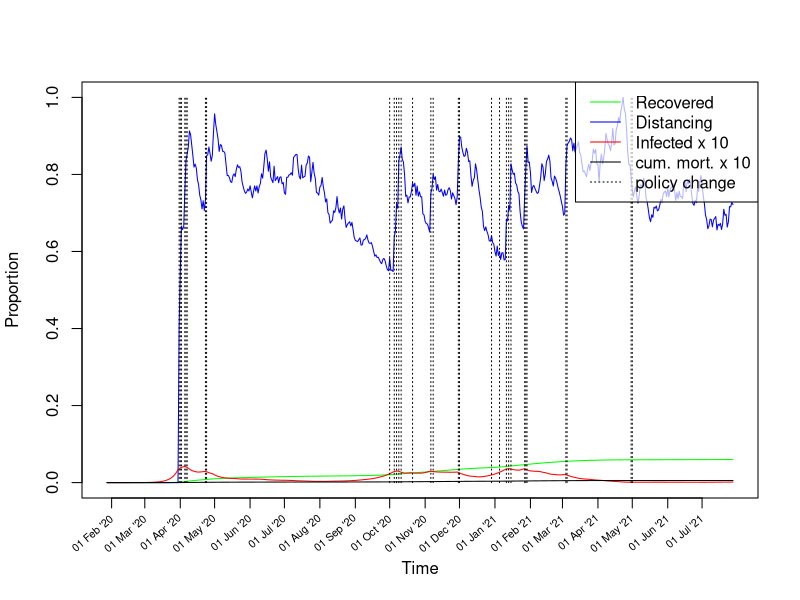

Generate this figure with R:
#### Simulation of management of Covid-19 outbreak in the UK. ####
library(nleqslv) # for nonlinear solver 'nleqslv'
set.seed(9) #  3
# Parameters (unit: days) ------------------------------------------------------

## Parameters controlling disease dynamics:
incubation_time <- 5.1 # Period from infection to symptoms from Ferguson et al. 
start_trans_symp <- incubation_time - 0.5 # Period from infection to the start of infectiousness for symptomatic cases Ferguson et al. 
start_trans_asymp <- start_trans_symp # Period from infection to the start of infectiousness for asymptomatic casesFerguson et al. 
prop_symptoms <- 0.2 # Proportion of infected people developing symptoms https://www.thelancet.com/journals/lancet/article/PIIS0140-6736(20)30567-5/fulltext
#prop_symptoms <- 1/3 # Ferguson et al. 
prop_critical <- 0.06 # Proportion of cases becoming critical # https://www.thelancet.com/journals/lancet/article/PIIS0140-6736(20)30567-5/fulltext
mean_generation_time <- 6.5 # Ferguson et al. 
#generation_time_alpha <- 3 # shape parameter of an assumed gamma distribution, https://academic.oup.com/biostatistics/article/12/2/303/280518
generation_time_alpha <- 2 # shape parameter of an assumed gamma distribution, fudge to reproduce r
R0 <- 2.4 # Basic reproductive number for the infection, Ferguson et al. 
inf_symp_asymp_ratio <- 2  # ratio infection rates by symptomatic to asymptomatic, Ferguson et al.  
UK_population_size <- 66e6
pop_size <- UK_population_size

## Parameters controlling mortality:
# We assume that case fataliy is much higher for cases beyond hospital capacity:
case_fatality_rate_1 <- 0.009 # case fatality rate when hospitals below capacity https://www.cebm.net/covid-19/global-covid-19-case-fatality-rates/ (as of 27 Mar 2020)
case_fatality_rate_2 <- 0.09 # case fatality rate when hospitals over capacity  https://www.cebm.net/covid-19/global-covid-19-case-fatality-rates/ (as of 27 Mar 2020)
hospitalization_rate <- 0.044 # proportion of "cases" needing hospitalisation Ferguson et al. 
critical_care_rate <- hospitalization_rate * 0.3 # proprtion of "cases" needing critical care Ferguson et al. 
critical_care_hospital_time <- 10 # Ferguson et al. 
# number of critical care cases over number of "cases" at any moment:
hospital_load_factor <- 
  critical_care_rate # Amount of load on the hospital system
critical_care_beds <- 8175 # uk number of respirators available
## Threshold for proportion of "cases" p.p.:
critical_care_beds / (hospital_load_factor * pop_size) 

## Initial linear growth rate of epidemy:
# Formula assuming gamma distribution for generation time
r0 <- (R0^(1/generation_time_alpha)-1) * generation_time_alpha/mean_generation_time;
r0
# doubling time
#exp(r*T_double)==2 -> T_double == log(2)/r
T_double <- log(2)/r0; T_double # consistency check

## Policy and behaviour parameters:
policy_intervention_rate <- 1/3# 
policy_intervention_threshold <- 20*10/1e6 # case p.p. above/below which policy acts
policy_relaxation_growth_rate_threshold <- -0.05 # don't relax if growth is larger

compliance_sd <- 1/30 # Day to day standard deviation of compliance.
compliance_decline <- 1/(6*30) # Day to day decline of compliance.

## For plotting results:
date_matching_cumulative_fatality <- 55
date_matching_cumulative_date <- as.Date("2020-03-16")

# Stages: set up population categories for the different classes of infected and uninfected people 
stages <- c(
  "S", # susceptible
  "Is1", # symptomatic infected no transmission
  "Is2", # symptomatic infected transmission
  "Ia1", # symptomatic asymptomatic no transmission
  "Ia2", # symptomatic asymptomatic transmission
  "R", # recovered or deceased
  c() )
n_stages <- length(stages)

# Infected stages
IStages <- c("Is1", "Is2", "Ia1", "Ia2")

# Infectious (test postive) stages
PStages <- c("Is2", "Ia2")


# Linear dynamics -------------------------------------------------------------

# Later we still need to adjust two parameters, which will be left open for now: 
# Is2_inf: infectiousness of the Is2 stage (which then scales other stages)
# rec_rate: recovery rate of transmitting individuals
# This adjustment is done using the full linear model such as to fit given values for R0 and mean_generation_time.

# Generate the "survival" part of the population projection matrix

SS_calc <- function(Is2_inf,rec_rate){
  SS <- matrix(0,nrow = n_stages,ncol= n_stages,
               dimnames = list(Next=stages,Current=stages) )
  SS["S","S"] <- 1
  SS["Is2","Is1"] <- 1/start_trans_symp
  SS["Is1","Is1"] <- 1-1/start_trans_symp
  SS["Ia2","Ia1"] <- 1/start_trans_asymp
  SS["Ia1","Ia1"] <- 1-1/start_trans_asymp
  SS["R","Ia2"] <- rec_rate
  SS["Ia2","Ia2"] <- 1-rec_rate
  SS["R","Is2"] <- rec_rate
  SS["Is2","Is2"] <- 1-rec_rate
  SS["R","R"] <- 1
  return(SS)
}

# Density independent factor of the "fertility" (= transmission) matrix
FF0_calc <- function(Is2_inf,rec_rate){
  FF0 <- matrix(0,nrow = n_stages,ncol= n_stages,
                dimnames = list(Next=stages,Current=stages) )
  FF0["Is1","Is2"] <- Is2_inf * prop_symptoms 
  FF0["Ia1","Is2"] <- Is2_inf * (1-prop_symptoms)
  FF0["S"  ,"Is2"] <- -Is2_inf
  FF0["Is1","Ia2"] <- Is2_inf * prop_symptoms  / inf_symp_asymp_ratio
  FF0["Ia1","Ia2"] <- Is2_inf * (1-prop_symptoms)  / inf_symp_asymp_ratio
  FF0["S"  ,"Ia2"] <- -Is2_inf / inf_symp_asymp_ratio
  return(FF0)
}

# The "fertility" (= transmission) part of the population projection matrix
FF_calc <- function(Is2_inf,rec_rate){
  FF0 <- FF0_calc(Is2_inf,rec_rate)
  return(FF0 * pop_size)
}

## Decide which is the index of the eigenvalue determining linear growth rate:
eigenvalue_index <- function(eig_values){ # input is a list of eigenvalues
  w <- which(abs(eig_values)==eig_values & eig_values != 1)
  return(w[which.max(eig_values[w])])
}

get_mean_generation_time <- function(SS,FF){
  # See page 842 of Bienvenu, F.; Legendre, S. (2015). "A New Approach to the Generation Time in Matrix Population Models" (PDF). The American Naturalist. 185 (6): 834–843. doi:10.1086/681104. PMID 25996867.
  L <- SS+FF
  eig <- eigen(L)
  i <- eigenvalue_index(eig$values)
  w <- eig$vectors[,i]
  t_eig <- eigen(t(L))
  j <- min(which(abs(t_eig$values - eig$values[i])<1e-10))
  v <- t_eig$vectors[,j]
  if(abs(t(v) %*% w)<1e-10) {
    print(c(i,j))
    print(eig$values)
    print(t_eig$values)
    print(w)
    print(v)
    stop("Potential eigenvector index mixup")
  }
  T_gen <- 1 + (t(v) %*% SS %*% w) / (t(v) %*% FF %*% w) 
  return(T_gen)
}

## Calculates both R0 and mean generation time for given SS and FF:
R0_and_Tgen <- function(SS,FF){
  L <- SS + FF
  Tgen <- get_mean_generation_time(SS,FF)
  eig <- eigen(L[IStages,IStages])
  i <- eigenvalue_index(eig$values)
  r <- log(eig$values[i])
  # https://beast.community/estimating_R0
  # https://www.sciencedirect.com/science/article/pii/S1755436518300847
  generation_time_beta <- generation_time_alpha / Tgen
  R0 <- (1+r/generation_time_beta)^generation_time_alpha
  return(c(R0,Tgen))
}

# Calculate the difference between observed values for R0 and values calculated from the survival and transmission matrices
R0_and_Tgen_diff <- function(x){
  as.numeric(
    with(as.list(x),
         R0_and_Tgen(SS_calc(Is2_inf,rec_rate),FF_calc(Is2_inf,rec_rate)) - 
           c(R0,mean_generation_time) ))
}

# Initial values for Is2_inf and rec_rate
initialGuess <- c(Is2_inf=0.1/pop_size,rec_rate=0.01 )
# #Tests
# with(as.list(initialGuess),
#      SS_calc(Is2_inf,rec_rate)+FF_calc(Is2_inf,rec_rate))
# with(as.list(initialGuess),
#      get_mean_generation_time(SS_calc(Is2_inf,rec_rate),FF_calc(Is2_inf,rec_rate)))
# with(as.list(initialGuess),
#      R0_and_Tgen(SS_calc(Is2_inf,rec_rate),FF_calc(Is2_inf,rec_rate)))

# Differences between observed R0 and generation time calculated using the "initial guess" values and the observed values
R0_and_Tgen_diff(initialGuess)

## Generate values of Is2_inf and rec_rate which fit R0 and generation time
fit <- nleqslv(initialGuess,R0_and_Tgen_diff);
fit$message  # should be "Function criterion near zero" or "x-values within tolerance 'xtol'"
fit$x
## double check
with(as.list(fit$x),
     R0_and_Tgen(SS_calc(Is2_inf,rec_rate),FF_calc(Is2_inf,rec_rate)))
with(as.list(fit$x),
     R0_and_Tgen(SS_calc(Is2_inf,rec_rate)[IStages,IStages],FF_calc(Is2_inf,rec_rate)[IStages,IStages]))

## Compute population matrices:
SS <- with(as.list(fit$x),SS_calc(Is2_inf,rec_rate))
FF <- with(as.list(fit$x),FF_calc(Is2_inf,rec_rate))
FF0 <- with(as.list(fit$x),FF0_calc(Is2_inf,rec_rate))
L <- SS + FF # the complete population projection matrix


linear_growth_rate <- # linear growth rate r should be around 0.2
  log(eigen(L[IStages,IStages])$values[1]) 
c(r0,linear_growth_rate) ## should be the same

# Non-linear dynamics ----------------------------------------------------------

# Set up matrix for numbers in each state at each timepoint
n_steps <- 365 * 1.5 #How long to simulate for
state <- matrix(0, nrow=n_steps+1, ncol=n_stages) 
colnames(state) <- stages
S_index <- which(stages == "S") # index of S stage
state[1,"Ia1"] <- 10 # Seed with some asymptotic cases
state[1,"S"] <- pop_size - sum(state[1,-S_index]) # Initial number of uninfected individuals
deaths <- rep(NA,n_steps+1) # deaths per step
deaths[1] <- 0

# Function to compute the number of deaths
compute_deaths <- function(state_snippet){
  # We assume that symptomatic transmitting patients are "case"
  total_cases <- sum(state_snippet[1,"Is2"])
  respirator_demand <- hospital_load_factor * total_cases
  with_respirator <- min(critical_care_beds, respirator_demand)
  without_respirator <- respirator_demand - with_respirator
  if(total_cases > 0 ){
    fatality_rate <-
      (with_respirator * case_fatality_rate_1 + without_respirator * case_fatality_rate_2)/
      respirator_demand
  }else{
    fatality_rate <- 0
  }
  rec <- state_snippet[2,"R"]-state_snippet[1,"R"] # "recoveries" including deaths
  deaths <- rec * fatality_rate
  return(deaths)
}

# Simulate without policy interventions ----------------------------------------

for(i in 1:n_steps){
  Lx <- SS + FF0 * state[i,"S"] # nonlinear population projection matrix
  state[i+1,] <- Lx %*% state[i,]
  deaths[i+1] <- compute_deaths(state[c(0,1)+i,])
}
date_matching_i <- sum(cumsum(deaths) <= date_matching_cumulative_fatality)

if(FALSE){ ## this passage is deactivated, used only for testing and model comparisons:
  ## Simulate without policy interventions
  dates <- date_matching_cumulative_date-date_matching_i+seq(0,n_steps)
  plot(dates,rep(0,n_steps+1),type="n",ylim=c(0,1),xlab="Time",ylab="Proportion",xaxt="n")
  selectedDates <- dates[format(dates, "%d")=="01"]
  axis(1, selectedDates, labels = F , cex.axis = .7)
  text(selectedDates, par("usr")[3]-0.05, 
       srt = 40, adj= 1, xpd = TRUE,
       labels = format(selectedDates, "%d %b '%y"), cex=0.65)
  lines(dates,(state[,"R"]-cumsum(deaths))/pop_size,col="green",type="l")
  lines(dates,rowSums(state[,IStages])/pop_size,col="red",type="l")
  lines(dates,cumsum(deaths)/pop_size*1e1,col="black",type="l")
  legend(x="topright",
         legend = c("Recovered","Infected","cum. mort. x 10"),
         col=c("green","red","black"),lty=c(1,1,1),bg=rgb(1,1,1,alpha = 0.7))
}


# Simulate policy interventions with uncertain outcomes ---------------

dfac <- rep(NA,n_steps+1) # social distancing factor, scales infection rate
dfac[1] <- 1 # Value 1 corresponds to no distancing, the initial assumption
growth_rate <- linear_growth_rate # current growth_rate is used in simulations to inform policy
n_runs <- 1#200 # How often to repeat simulation
if(!exists("plotting")) plotting <- TRUE # set to FALSE if plotting takes too much time
other_runs_alpha <- 10/n_runs # Intensity of plotting all but last simulation
final_mortality <- rep(NA,n_runs) # Record total mortality at end of each simulation
final_immunization <- rep(NA,n_runs) # Record total immunization rate at end of each simulation
# Prepare plot of results:
date_shift <- date_matching_cumulative_date-date_matching_i
dates <- seq(0,n_steps) + date_shift
plot(dates,rep(0,n_steps+1),type="n",ylim=c(0,1),xlab="Time",ylab="Proportion",xaxt="n")
# Draw x axis:
selectedDates <- dates[format(dates, "%d")=="01"]  # where to draw ticks
axis(1, selectedDates, labels = F , cex.axis = .7)
text(selectedDates, par("usr")[3]-0.05, 
     srt = 40, adj= 1, xpd = TRUE,
     labels = format(selectedDates, "%d %b '%y"), cex=0.65)


# run n_runs simulations
for(run in 1:n_runs){
  policy_intervention_times <- c() # record dates when inverventions occured
  for(i in 1:n_steps){
    # Simulate variation of compliance through time
    dfac[i+1] <- 1-exp(min(0,(log(1-dfac[i])-(1-dfac[i])*rnorm(1,compliance_decline,compliance_sd)))) 
    # Simulate policy response and interventions affecting social distancing
    if(runif(1)< policy_intervention_rate){# adjust policy:
      if(state[i,"Is2"]/pop_size > policy_intervention_threshold && 
         growth_rate > 0){
        # more measures
        dfac[i+1] <- dfac[i+1] * runif(1,0.5,1) # outcome is uncertain
        policy_intervention_times <-
          append(policy_intervention_times,i)
      }else if(dfac[i+1] < 1 && 
               state[i,"Is2"]/pop_size < policy_intervention_threshold / 10 && 
               growth_rate < policy_relaxation_growth_rate_threshold){ 
        # less measures
        dfac[i+1] <- min(1,dfac[i+1]*runif(1,1,1.5)) # outcome uncertain
        policy_intervention_times <-
          append(policy_intervention_times,i)
      }
    }
    Lx <- SS + FF0 * state[i,"S"] * dfac[i+1]
    state[i+1,] <- Lx %*% state[i,]
    deaths[i+1] <- compute_deaths(state[c(0,1)+i,])
    growth_rate <- log(sum(state[i+1,"Is2"])/sum(state[i,"Is2"]))
  }
  if(plotting || run == n_runs){
    # Plot changes through time
    line_alpha <- ifelse(run > n_runs-1,1,other_runs_alpha)*255
    plotcol <- do.call(rgb,as.list(c(col2rgb("green"),alpha=line_alpha,max = 255)))
    lines(dates,(state[,"R"]-cumsum(deaths))/pop_size,col=plotcol,type="l")
    plotcol <- do.call(rgb,as.list(c(col2rgb("blue"),alpha=line_alpha,max = 255)))
    lines(dates,1-dfac,col=plotcol,type="l")
    plotcol <- do.call(rgb,as.list(c(col2rgb("red"),alpha=line_alpha,max = 255)))
    lines(dates,10*rowSums(state[,IStages])/pop_size,col=plotcol,type="l")
    plotcol <- do.call(rgb,as.list(c(col2rgb("black"),alpha=line_alpha,max = 255)))
    lines(dates,10*cumsum(deaths)/pop_size,col=plotcol,type="l")
  }
  # Record main outcomes at end of simulation:
  final_mortality[run] <- sum(deaths)/pop_size
  final_immunization[run] <- 
    state[n_steps,"R"]/pop_size
}
for(t in policy_intervention_times + date_shift){
  lines(c(t,t),c(0,1), col="black", lty=3)
}
legend(x="topright",
       legend = c("Recovered","Distancing","Infected x 10","cum. mort. x 10","policy change"),
       col=c("green","blue","red","black","black"),lty=c(1,1,1,1,3),bg=rgb(1,1,1,alpha = 0.7))
# plot(final_immunization,final_mortality,cex=min(1,200/n_runs))
# hist(final_mortality*pop_size)
median(final_mortality)
